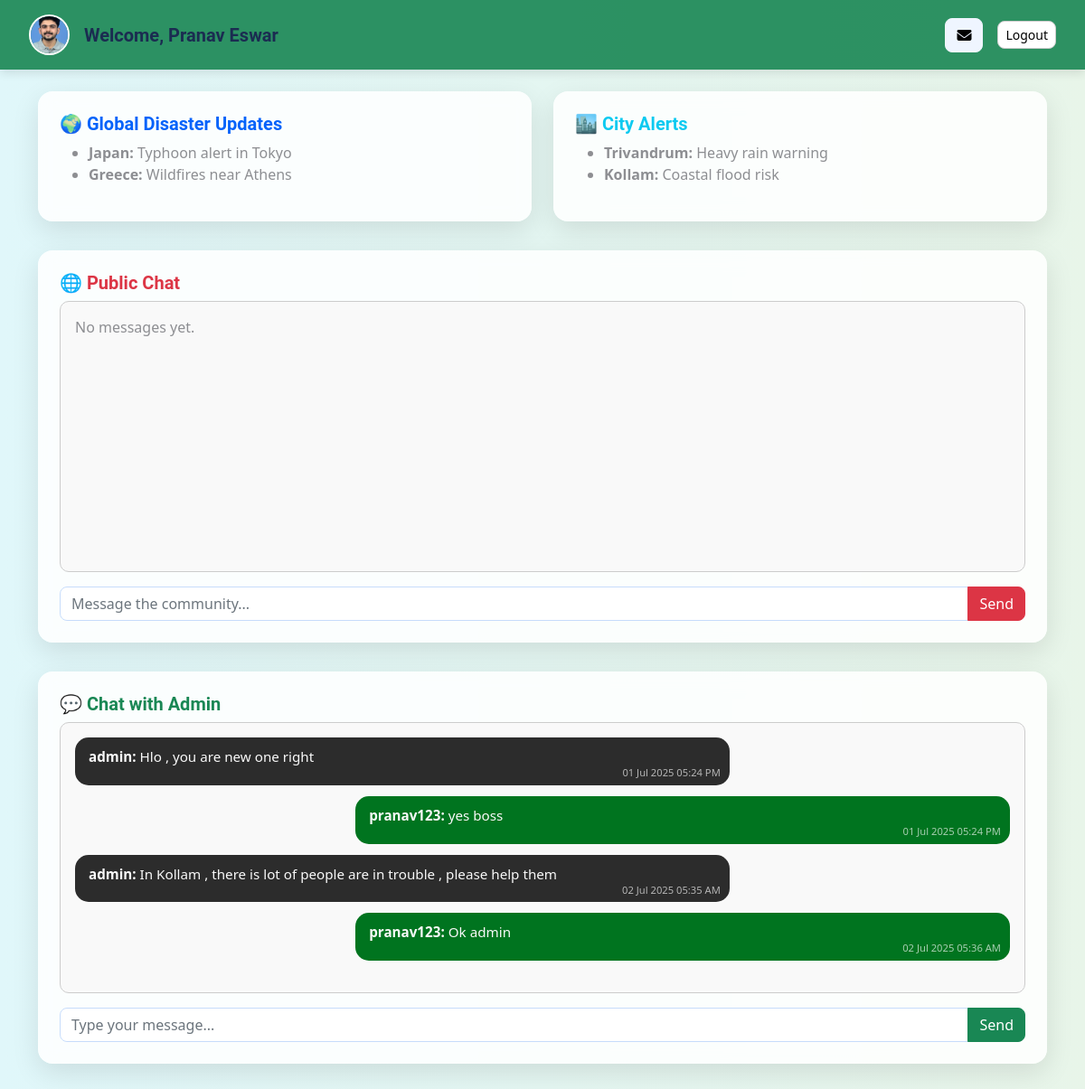
/user/volunteer_dashboard.php (signed in), run on the app's committed database.
### tables this page shows
CREATE TABLE `users` (
  `id` int(11) NOT NULL,
  `username` varchar(100) NOT NULL,
  `photo` varchar(255) DEFAULT NULL,
  `password_hash` varchar(255) NOT NULL,
  `role` enum('admin','volunteer') NOT NULL,
  `created_at` timestamp NOT NULL DEFAULT current_timestamp(),
  `full_name` varchar(100) DEFAULT NULL,
  `email` varchar(100) DEFAULT NULL,
  `phone` varchar(20) DEFAULT NULL,
  `address` text DEFAULT NULL,
  `status` tinyint(1) NOT NULL DEFAULT 0 COMMENT '0=pending, 1=approved, 2=declined'
);

CREATE TABLE `messages` (
  `id` int(11) NOT NULL,
  `sender_username` varchar(100) NOT NULL,
  `receiver_username` varchar(100) NOT NULL,
  `message` text NOT NULL,
  `sent_at` timestamp NOT NULL DEFAULT current_timestamp()
);

### user/volunteer_dashboard.php (the view, shortened to what this page needs)
<?php
$username = $_SESSION['username'];
include __DIR__ . '/../config/db.php';
$userQuery = $conn->prepare("SELECT full_name, photo FROM users WHERE username = ?");
$userQuery->bind_param("s", $username);
$userQuery->execute();
$userResult = $userQuery->get_result();
$userData = $userResult->fetch_assoc();
$photo = $userData['photo'] ?? 'default.jpg';
$full_name = $userData['full_name'] ?? $username;
$publicMessages = $conn->query("SELECT * FROM messages WHERE receiver_username = 'all' ORDER BY sent_at ASC");
$messages = [];
$stmt = $conn->prepare("SELECT * FROM messages WHERE (sender_username = ? AND receiver_username = 'admin') OR (sender_username = 'admin' AND receiver_username = ?) ORDER BY sent_at ASC");
$stmt->bind_param("ss", $username, $username);
$stmt->execute();
$result = $stmt->get_result();
while ($row = $result->fetch_assoc()) {
    $messages[] = $row;
}
?>
<!DOCTYPE html>
<html lang="en">
<head>
  <link rel="stylesheet" href="../assets/css/bootstrap.min.css">
  <link rel="stylesheet" href="https://cdnjs.cloudflare.com/ajax/libs/font-awesome/6.4.0/css/all.min.css">
</head>
<body>
<div class="topbar">
  <div class="d-flex align-items-center gap-3">
    <img src="../assets/images/<?= htmlspecialchars($photo) ?>" alt="Profile" class="avatar">
    <h5 class="mb-0">Welcome, <?= htmlspecialchars($full_name) ?></h5>
  </div>
  <div class="d-flex align-items-center gap-3">
    <a href="http://localhost/ReliefLink/user/mail.php" class="btn btn-light">
      <i class="fa fa-envelope"></i>
    </a>
    <a href="../logout.php" class="btn logout-btn btn-sm">Logout</a>
  </div>
</div>
<div class="dashboard-container container mt-4">
  <div class="row">
    <div class="col-md-6">
      <div class="glass-card">
        <h5 class="text-primary">🌍 Global Disaster Updates</h5>
        <ul>
          <li><strong>Japan:</strong> Typhoon alert in Tokyo</li>
          <li><strong>Greece:</strong> Wildfires near Athens</li>
        </ul>
      </div>
    </div>
    <div class="col-md-6">
      <div class="glass-card">
        <h5 class="text-info">🏙️ City Alerts</h5>
        <ul>
          <li><strong>Trivandrum:</strong> Heavy rain warning</li>
          <li><strong>Kollam:</strong> Coastal flood risk</li>
        </ul>
      </div>
    </div>
  </div>
  <div class="glass-card">
    <h5 class="text-danger">🌐 Public Chat</h5>
    <div class="chat-box" id="public-chat-box">
      <?php if ($publicMessages->num_rows === 0): ?>
        <p>No messages yet.</p>
      <?php endif; ?>
    </div>
    <form class="chat-input mt-3" method="post" action="send_messages.php">
      <div class="input-group">
        <input type="text" name="message" class="form-control" placeholder="Message the community..." required>
        <button type="submit" class="btn btn-danger">Send</button>
      </div>
    </form>
  </div>
  <div class="glass-card">
    <h5 class="text-success">💬 Chat with Admin</h5>
    <div class="chat-box" id="chat-box">
      <?php if (empty($messages)): ?>
        <p>No private messages.</p>
      <?php else: ?>
        <?php foreach ($messages as $msg): ?>
          <div class="message-bubble <?= $msg['sender_username'] === $username ? 'you' : '' ?>">
            <strong><?= htmlspecialchars($msg['sender_username']) ?>:</strong> <?= htmlspecialchars($msg['message']) ?>
            <small><?= date("d M Y h:i A", strtotime($msg['sent_at'])) ?></small>
          </div>
        <?php endforeach; ?>
      <?php endif; ?>
    </div>
    <form class="chat-input mt-3" method="post" action="send_messages.php">
      <div class="input-group">
        <input type="text" name="message" class="form-control" placeholder="Type your message..." required>
        <button type="submit" class="btn btn-success">Send</button>
      </div>
    </form>
  </div>
</div>
</body>
</html>

### user/volunteer_dashboard.php (style rules this page uses)
body { margin: 0; padding: 0; font-family: 'Segoe UI', sans-serif; background: linear-gradient(to right, #e0f7fa, #e8f5e9); min-height: 100vh; }
.topbar { background: rgba(25, 135, 84, 0.9); color: white; padding: 1rem 2rem; display: flex; justify-content: space-between; align-items: center; box-shadow: 0 4px 10px rgba(0,0,0,0.1); position: relative; }
.avatar { width: 45px; height: 45px; border-radius: 50%; object-fit: cover; border: 2px solid #fff; }
.glass-card { backdrop-filter: blur(10px); background-color: rgba(255,255,255,0.85); border-radius: 16px; box-shadow: 0 10px 30px rgba(0,0,0,0.1); padding: 1.5rem; margin-bottom: 2rem; }
.chat-box { height: 300px; overflow-y: auto; background-color: #f9f9f9; border-radius: 10px; border: 1px solid #ccc; padding: 1rem; }
.message-bubble { margin-bottom: 12px; padding: 10px 15px 20px 15px; color: #f9f9f9; border-radius: 15px; background-color: rgb(44, 44, 44); max-width: 70%; position: relative; word-wrap: break-word; font-size: 0.95rem; }
.message-bubble.you { background-color: rgb(0, 116, 31); margin-left: auto; }
.message-bubble small { position: absolute; right: 10px; bottom: 5px; font-size: 0.7rem; color: rgba(255, 255, 255, 0.65); }
.logout-btn { background-color: white; color: #000; border: 1px solid #ccc; transition: all 0.3s ease; }

### data on the page
users: photo (picture), full_name "Pranav Eswar"
messages: sender_username "admin", message "Hlo , you are new one right", sent_at "01 Jul 2025 05:24 PM"
messages: sender_username "pranav123", message "yes boss", sent_at "01 Jul 2025 05:24 PM"
messages: sender_username "admin", message "In Kollam , there is lot of people are in trouble , please help them", sent_at "02 Jul 2025 05:35 AM"
messages: sender_username "pranav123", message "Ok admin", sent_at "02 Jul 2025 05:36 AM"
